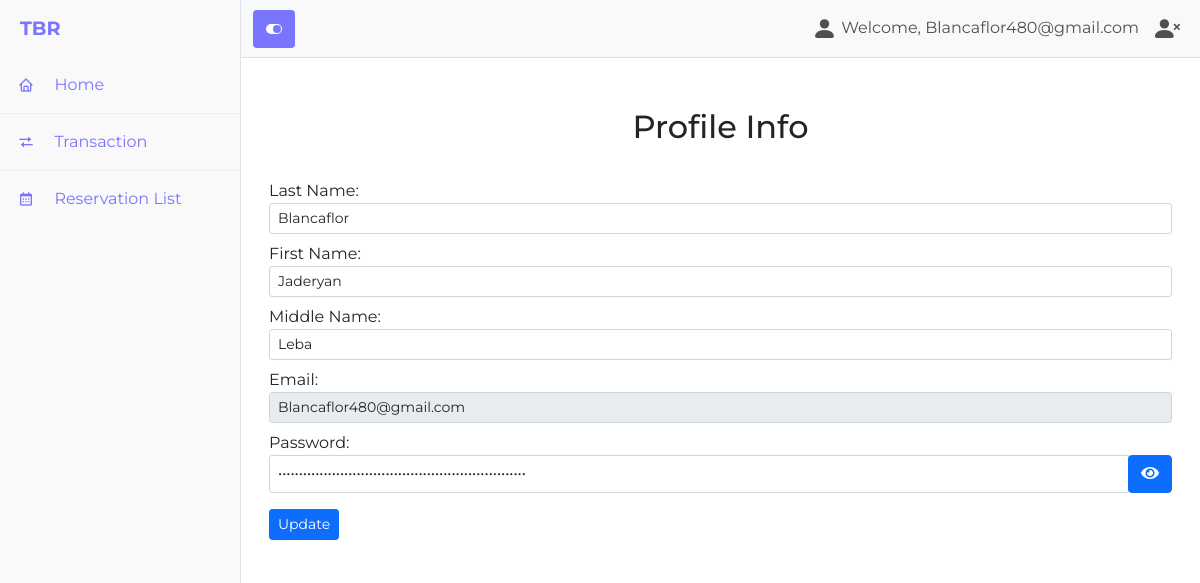
The page /user_profile_info.php (signed in) on the database its author committed.
### tables this page shows
CREATE TABLE `tbl_user_credentials` (
  `id` int(11) NOT NULL,
  `last_name` varchar(200) NOT NULL,
  `first_name` varchar(200) NOT NULL,
  `middle_name` varchar(200) NOT NULL,
  `email` varchar(250) NOT NULL,
  `password` varchar(255) NOT NULL,
  `otp` int(11) NOT NULL
);

### user_profile_info.php (the view, shortened to what this page needs)
<?php
  include('connection.php');
  $email_session = $_SESSION['email'];
?>
<!DOCTYPE html>
<html lang="en">
<head>
    <link rel="stylesheet" href="https://use.fontawesome.com/releases/v5.6.3/css/all.css">
    <link href="css/styles.css" rel="stylesheet" />
</head>
<body>
  <div class="d-flex" id="wrapper">
    <?php
    include('user_sidebar.php');
   ?>
          <div id="page-content-wrapper">
          <?php
            include('header.php');
          ?>
<div class="container  bg-white fontStyle " style="margin-top: 50px !important;">
<h2 class="text-center font-weight-bold">Profile Info</h2>
  <div class="row p-3">
 <?php
      if(!isset($_SESSION['email'])) { ?>
     <p class="text-center">In order to use this part of the reservation system, you must log in first.</p>
        <p class="text-center"><a href="login2.php">LOG IN NOW.</a></p>';
    <?php  }
      else{
        $infoUser = mysqli_query($conn, "SELECT * from tbl_user_credentials where email = '$email_session'");
        while($row = mysqli_fetch_array($infoUser)) { ?>
    <form action="" method="post">
        <div class="form-group mt-2">
            <label for="usr">Last Name:</label>
                  <input type="text" class="form-control form-control-sm" name="last_name" id="last_name"
                  required value="<?php echo $row['last_name']; ?>">
          </div>
          <div class="form-group mt-2">
            <label for="usr">First Name:</label>
                  <input type="text" class="form-control form-control-sm" name="first_name" id="first_name" required value="<?php echo $row['first_name']; ?>">
          </div>
          <div class="form-group mt-2">
            <label for="usr">Middle Name:</label>
                  <input type="text" class="form-control form-control-sm" name="middle_name" id="middle_name" required value="<?php echo $row['middle_name']; ?>">
          </div>
          <div class="form-group mt-2">
            <label for="usr">Email:</label>
                  <input type="email" class="form-control form-control-sm" name="email" readonly id="username" required value="<?php echo $row['email']; ?>">
          </div>
          <div class="form-group mt-2">
            <label for="usr">Password:</label>
              <div class="input-group mb-3">
                  <input type="password" class="form-control form-control-sm" name="password" id="showpass" required name="showpass"
                  required value="<?php echo $row['password']; ?>">
                   <div class="input-group-append">
                   <button class="btn btn-primary" type="button" onclick='showPass("showpass",this)'><i class="fas fa-eye"></i></button>
                     </div>
                   </div>
          </div>
        <div class="form-group mt-2 float-right">
          <button type="submit" name="updateData" class="btn btn-primary btn-sm">Update</button>
        </div>
    </form>
<?php
      }
    }
      ?>
</div>
  </div>
</div>
</div>
</body>
</html>

### header.php (style rules this page uses)
body { font-family: 'Montserrat', sans-serif; }
.fontStyle { font-family: 'Montserrat', sans-serif; }

### rows shown on the page
tbl_user_credentials: last_name "Blancaflor", first_name "Jaderyan", middle_name "Leba", email "Blancaflor480@gmail.com"

### other values the page prints
$_SESSION["email"] "Blancaflor480@gmail.com"
